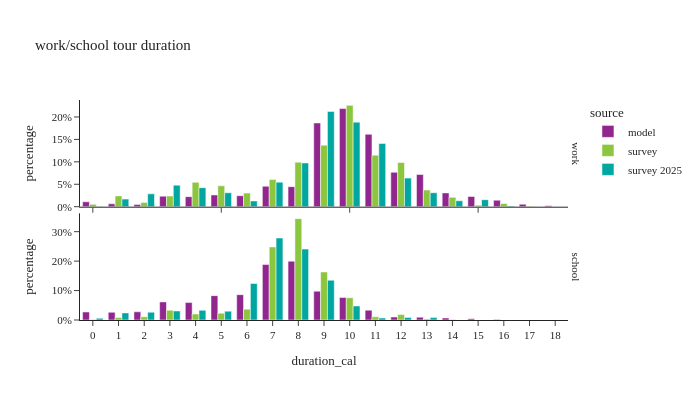

The notebook cell this image was saved under:
### Code cell
ws_tour_data['duration_cal'] = ws_tour_data['end'] - ws_tour_data['start']

df_plot = ws_tour_data.groupby(['source','tour_type','duration_cal'],observed=True)[['tour_weight']].sum().reset_index()
df_plot['percentage'] = df_plot.groupby(['tour_type','source'], group_keys=False)['tour_weight']. \
    apply(lambda x: x / float(x.sum()))

fig = px.bar(df_plot, x="duration_cal", y="percentage", color="source",barmode="group",
             facet_row='tour_type',
             title="work/school tour duration")
fig.for_each_annotation(lambda a: a.update(text = a.text.split("=")[-1]))
fig.update_layout(height=400, width=700, font=dict(size=11), yaxis1=dict(tickformat=".0%"), yaxis2=dict(tickformat=".0%", matches=None), xaxis=dict(dtick="1"))
fig.show()

### Figure 1 — Plotly figure (JSON) as saved in the notebook; plotly's stock layout.template omitted (floating-point values rounded to 4 significant figures)
{"data": [{"alignmentgroup": "True", "hovertemplate": "source=model<br>tour_type=work<br>duration_cal=%{x}<br>percentage=%{y}<extra></extra>", "legendgroup": "model", "marker": {"color": "#91268F", "pattern": {"shape": ""}}, "name": "model", "offsetgroup": "model", "orientation": "v", "showlegend": true, "textposition": "auto", "type": "bar", "x": [0.0, 1.0, 2.0, 3.0, 4.0, 5.0, 6.0, 7.0, 8.0, 9.0, 10.0, 11.0, 12.0, 13.0, 14.0, 15.0, 16.0, 17.0, 18.0], "xaxis": "x2", "y": [0.01097, 0.006377, 0.004702, 0.02353, 0.02236, 0.02623, 0.02452, 0.04558, 0.04474, 0.1866, 0.2187, 0.1615, 0.07669, 0.07179, 0.03079, 0.02285, 0.01446, 0.005509, 0.002086], "yaxis": "y2"}, {"alignmentgroup": "True", "hovertemplate": "source=model<br>tour_type=school<br>duration_cal=%{x}<br>percentage=%{y}<extra></extra>", "legendgroup": "model", "marker": {"color": "#91268F", "pattern": {"shape": ""}}, "name": "model", "offsetgroup": "model", "orientation": "v", "showlegend": false, "textposition": "auto", "type": "bar", "x": [0.0, 1.0, 2.0, 3.0, 4.0, 5.0, 6.0, 7.0, 8.0, 9.0, 10.0, 11.0, 12.0, 13.0, 14.0, 15.0, 16.0, 17.0, 18.0], "xaxis": "x", "y": [0.02726, 0.02616, 0.02786, 0.06148, 0.05933, 0.08274, 0.08606, 0.1883, 0.1998, 0.09776, 0.07637, 0.03347, 0.01015, 0.009716, 0.006908, 0.004131, 0.002104, 0.0003598, 2.216e-05], "yaxis": "y"}, {"alignmentgroup": "True", "hovertemplate": "source=survey<br>tour_type=work<br>duration_cal=%{x}<br>percentage=%{y}<extra></extra>", "legendgroup": "survey", "marker": {"color": "#8CC63E", "pattern": {"shape": ""}}, "name": "survey", "offsetgroup": "survey", "orientation": "v", "showlegend": true, "textposition": "auto", "type": "bar", "x": [0.0, 1.0, 2.0, 3.0, 4.0, 5.0, 6.0, 7.0, 8.0, 9.0, 10.0, 11.0, 12.0, 13.0, 14.0, 15.0, 16.0, 17.0], "xaxis": "x2", "y": [0.005238, 0.0241, 0.009603, 0.02386, 0.05431, 0.04657, 0.03029, 0.06078, 0.09919, 0.1372, 0.226, 0.1149, 0.09849, 0.03723, 0.02088, 0.003319, 0.007154, 0.000916], "yaxis": "y2"}, {"alignmentgroup": "True", "hovertemplate": "source=survey<br>tour_type=school<br>duration_cal=%{x}<br>percentage=%{y}<extra></extra>", "legendgroup": "survey", "marker": {"color": "#8CC63E", "pattern": {"shape": ""}}, "name": "survey", "offsetgroup": "survey", "orientation": "v", "showlegend": false, "textposition": "auto", "type": "bar", "x": [0.0, 1.0, 2.0, 3.0, 4.0, 5.0, 6.0, 7.0, 8.0, 9.0, 10.0, 11.0, 12.0, 13.0, 14.0, 15.0], "xaxis": "x", "y": [0.001414, 0.008552, 0.01105, 0.03326, 0.02029, 0.0232, 0.03692, 0.2482, 0.3442, 0.1631, 0.07555, 0.01072, 0.01827, 0.003609, 0.001357, 0.0003437], "yaxis": "y"}, {"alignmentgroup": "True", "hovertemplate": "source=survey 2025<br>tour_type=work<br>duration_cal=%{x}<br>percentage=%{y}<extra></extra>", "legendgroup": "survey 2025", "marker": {"color": "#00A7A0", "pattern": {"shape": ""}}, "name": "survey 2025", "offsetgroup": "survey 2025", "orientation": "v", "showlegend": true, "textposition": "auto", "type": "bar", "x": [0.0, 1.0, 2.0, 3.0, 4.0, 5.0, 6.0, 7.0, 8.0, 9.0, 10.0, 11.0, 12.0, 13.0, 14.0, 15.0, 16.0], "xaxis": "x2", "y": [0.0005977, 0.01692, 0.02867, 0.04799, 0.04246, 0.03106, 0.0129, 0.05471, 0.09755, 0.2124, 0.1885, 0.1408, 0.06373, 0.03122, 0.01333, 0.01568, 0.001465], "yaxis": "y2"}, {"alignmentgroup": "True", "hovertemplate": "source=survey 2025<br>tour_type=school<br>duration_cal=%{x}<br>percentage=%{y}<extra></extra>", "legendgroup": "survey 2025", "marker": {"color": "#00A7A0", "pattern": {"shape": ""}}, "name": "survey 2025", "offsetgroup": "survey 2025", "orientation": "v", "showlegend": false, "textposition": "auto", "type": "bar", "x": [0.0, 1.0, 2.0, 3.0, 4.0, 5.0, 6.0, 7.0, 8.0, 9.0, 10.0, 11.0, 12.0, 13.0], "xaxis": "x", "y": [0.005978, 0.02413, 0.02653, 0.0307, 0.03302, 0.03005, 0.124, 0.2785, 0.2407, 0.1351, 0.04768, 0.00673, 0.00861, 0.008288], "yaxis": "y"}], "layout": {"annotations": [{"font": {}, "showarrow": false, "text": "school", "textangle": 90, "x": 0.98, "xanchor": "left", "xref": "paper", "y": 0.2425, "yanchor": "middle", "yref": "paper"}, {"font": {}, "showarrow": false, "text": "work", "textangle": 90, "x": 0.98, "xanchor": "left", "xref": "paper", "y": 0.7575, "yanchor": "middle", "yref": "paper"}], "barmode": "group", "font": {"size": 11}, "height": 400, "legend": {"title": {"text": "source"}, "tracegroupgap": 0}, "title": {"text": "work/school tour duration"}, "width": 700, "xaxis": {"anchor": "y", "domain": [0.0, 0.98], "dtick": "1", "title": {"text": "duration_cal"}}, "xaxis2": {"anchor": "y2", "domain": [0.0, 0.98], "matches": "x", "showticklabels": false}, "yaxis": {"anchor": "x", "domain": [0.0, 0.485], "tickformat": ".0%", "title": {"text": "percentage"}}, "yaxis2": {"anchor": "x2", "domain": [0.515, 1.0], "tickformat": ".0%", "title": {"text": "percentage"}}}}
